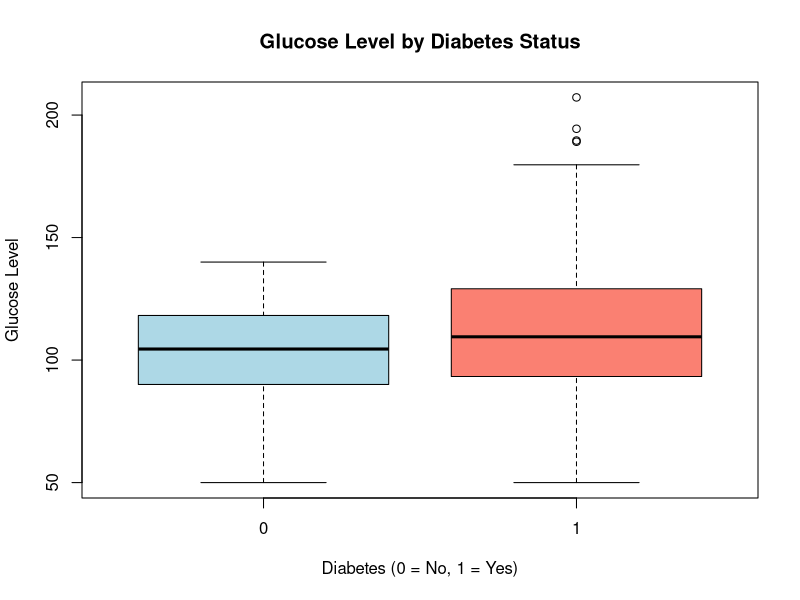
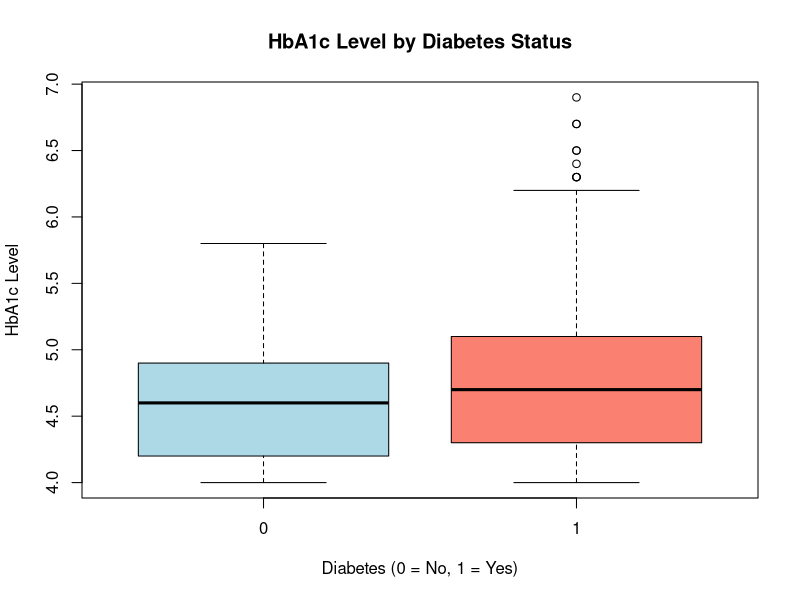
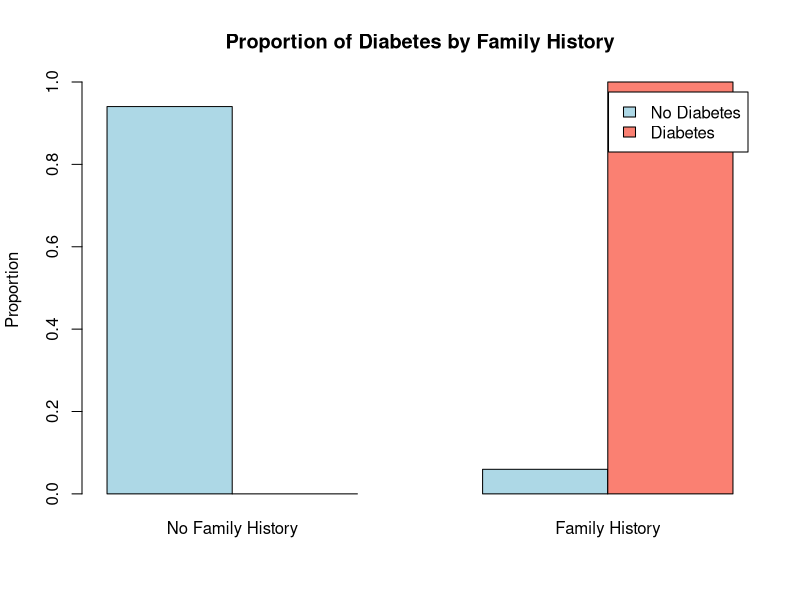
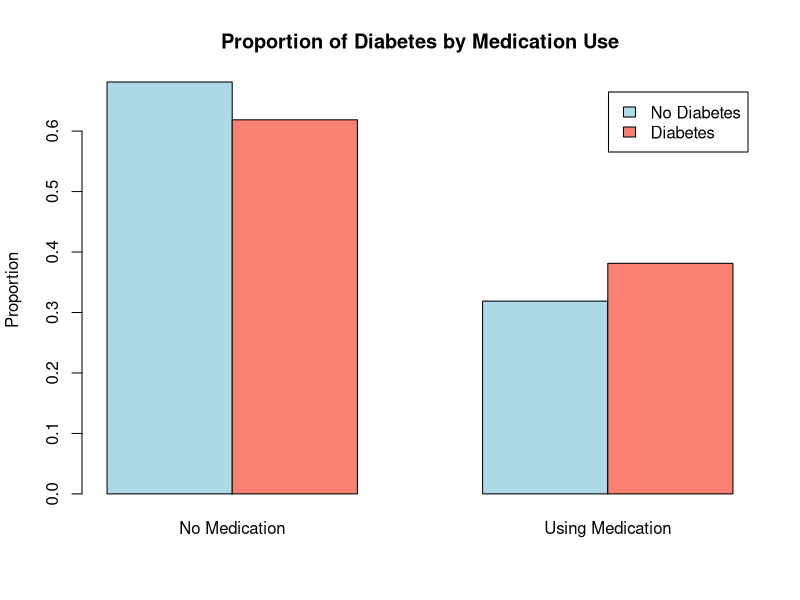
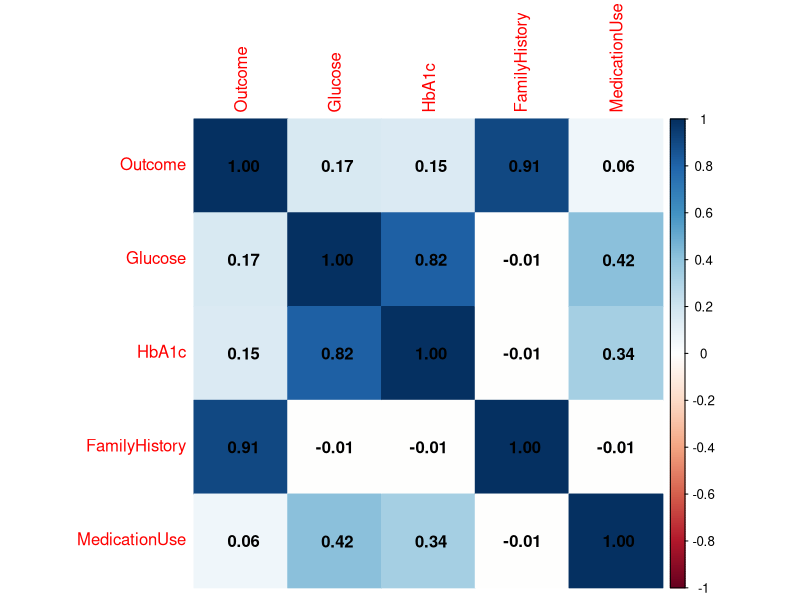

Source code (R) for these figures, in order:
## ---- chunk 1
library(corrplot)
library(dplyr)
## ---- chunk 2
# load the data and select variabls in research question
diabetes <- read.csv('diabetes_dataset.csv')
diabetes <- diabetes %>% 
  select(Outcome,Glucose,HbA1c,FamilyHistory,MedicationUse)
## ---- chunk 3
# check if there are missing values and summarize dataset
colSums(is.na(diabetes))
str(diabetes)
summary(diabetes)
## ---- chunk 4
# boxplot between Glucose and Outcome
boxplot(Glucose ~ Outcome,
        data = diabetes,
        main = "Glucose Level by Diabetes Status",
        xlab = "Diabetes (0 = No, 1 = Yes)",
        ylab = "Glucose Level",
        col = c("lightblue", "salmon"))
## ---- chunk 5
# boxplot between HbA1c and Outcome
boxplot(HbA1c ~ Outcome,
        data = diabetes,
        main = "HbA1c Level by Diabetes Status",
        xlab = "Diabetes (0 = No, 1 = Yes)",
        ylab = "HbA1c Level",
        col = c("lightblue", "salmon"))

## ---- chunk 6
# barplot between FamilyHistory and Proportion of Outcome
barplot(prop.table(table(diabetes$FamilyHistory, diabetes$Outcome), 1),
        beside = TRUE,
        col = c("lightblue", "salmon"),
        legend = c("No Diabetes", "Diabetes"),
        names.arg = c("No Family History", "Family History"),
        main = "Proportion of Diabetes by Family History",
        ylab = "Proportion")

## ---- chunk 7
# barplot between MedicationUse and Proportion of Outcome
barplot(prop.table(table(diabetes$MedicationUse, diabetes$Outcome), 1),
        beside = TRUE,
        col = c("lightblue", "salmon"),
        legend = c("No Diabetes", "Diabetes"),
        names.arg = c("No Medication", "Using Medication"),
        main = "Proportion of Diabetes by Medication Use",
        ylab = "Proportion")

## ---- chunk 8
# heatmap for selected data
corrplot(cor(diabetes), method = "color", addCoef.col = "black")
